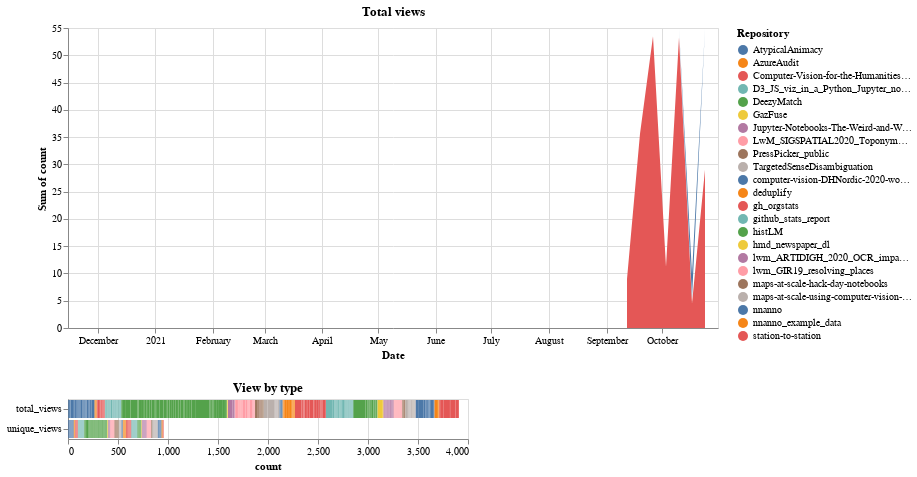

Notebook code cell kept with this figure:
### Markdown cell above
## Views over time

The top chart shows us the total views over time by repository, the bottom histogram breaks this down by view type

### Code cell
chart & bar

### Figure 1 — Vega-Lite specification as saved in the notebook (floating-point values rounded to 4 significant figures; data arrays with more than 128 entries replaced by an {"elided": "..."} marker saying what was removed)
{"config": {"view": {"continuousWidth": 400, "continuousHeight": 300}}, "vconcat": [{"mark": "area", "encoding": {"color": {"type": "nominal", "field": "variable_0", "title": "Repository"}, "tooltip": {"type": "quantitative", "aggregate": "sum", "field": "count"}, "x": {"type": "temporal", "axis": {"tickCount": 24, "title": "Date"}, "field": "index"}, "y": {"type": "quantitative", "aggregate": "sum", "field": "count"}}, "selection": {"selector001": {"type": "interval"}}, "title": "Total views", "transform": [{"filter": {"equal": "total_views", "field": "variable_1"}}], "width": 650}, {"mark": "bar", "encoding": {"color": {"type": "nominal", "field": "variable_0", "title": "Repository"}, "x": {"type": "quantitative", "field": "count"}, "y": {"type": "nominal", "field": "variable_1", "title": null}}, "title": "View by type", "transform": [{"filter": {"selection": "selector001"}}]}], "data": {"name": "data-ae60372933198d9dc92362143e251e23"}, "$schema": "https://vega.github.io/schema/vega-lite/v4.8.1.json", "datasets": {"data-ae60372933198d9dc92362143e251e23": {"elided": "2346 records"}}}
